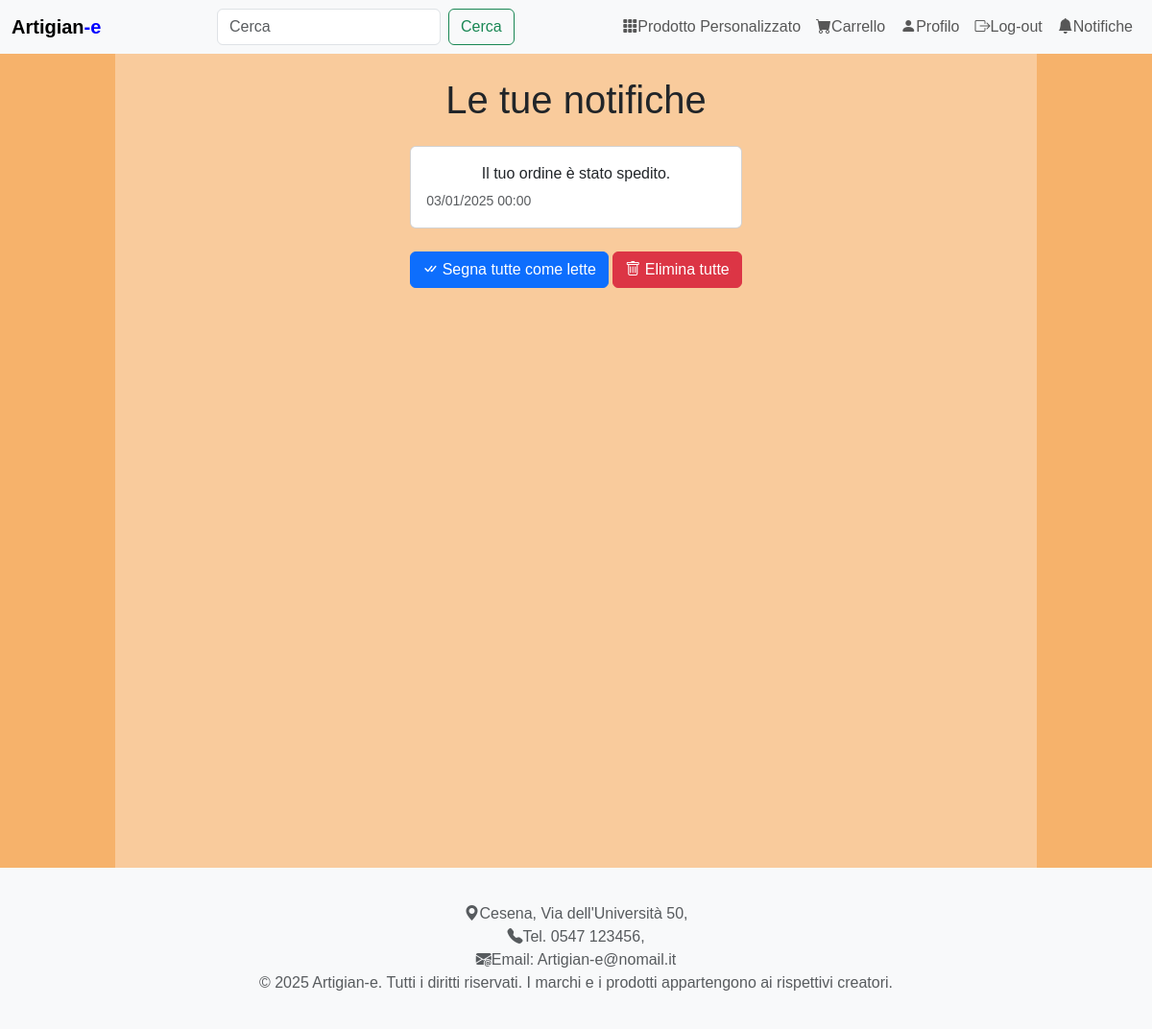
Page /pages/notifications.php (signed in) on the earlier database version.
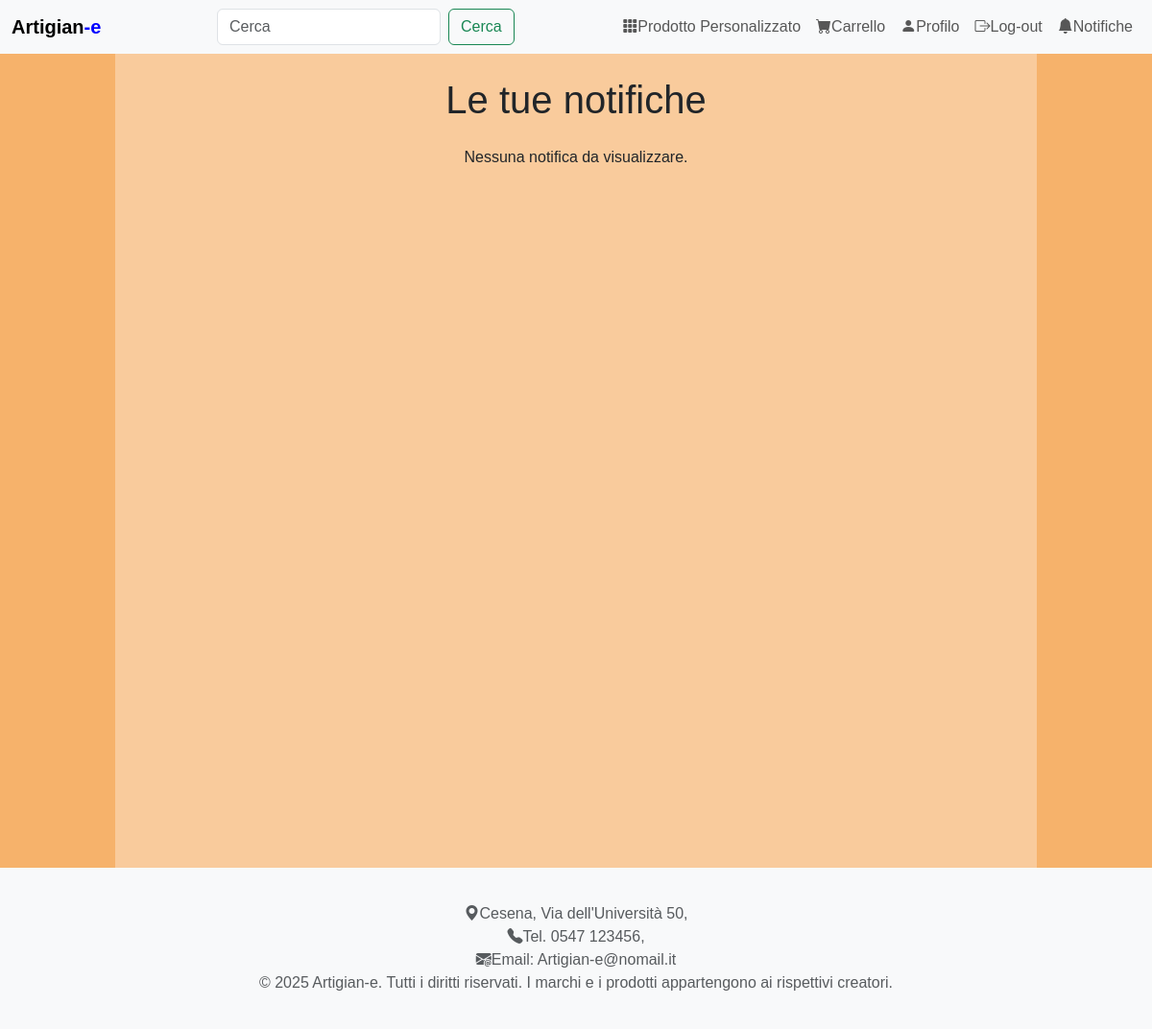
Same page on the later database version.
### tables this page shows
create table NOTIFICHE (
	NotifyID INT not null AUTO_INCREMENT,	
	Email VARCHAR(100) not null,
	Testo VARCHAR(1000) not null,
	Data_ date not null,
	Letto boolean not null,
	orderID INT,
	primary key (NotifyID));

### DataBase/Database.php (called while the page is built, shortened)
<?php
class DatabaseHelper
{
    private $db;
    public function __construct($servername, $username, $password, $dbname, $port)
    {
        $this->db = new mysqli($servername, $username, $password, $dbname, $port);
    }
    public function getNotificationsByEmail($email) {
        $query = "SELECT * FROM NOTIFICHE WHERE Email = ? ORDER BY Data_ DESC";
        $stmt = $this->db->prepare($query);
        $stmt->bind_param('s', $email);
        $stmt->execute();
        $result = $stmt->get_result();
        return $result->fetch_all(MYSQLI_ASSOC);
    }
}
?>

### includes/bootstrap.php (called while the page is built, shortened)
<?php
require_once("../database/Database.php");
$dbh = new DatabaseHelper("localhost", "root", "", "db_artigiany", 3306);

### pages/notifications.php (the view, shortened to what this page needs)
<?php
include_once("../includes/bootstrap.php");
$notifications = $dbh->getNotificationsByEmail($_SESSION['email']);
include("../includes/header.php");
?>
<main class="container my-4">
    <div class="container-page">
        <div id="main-content">
            <h1 class="text-center mb-4">Le tue notifiche</h1>
            <?php if (empty($notifications)): ?>
                <p class="text-center">Nessuna notifica da visualizzare.</p>
            <?php else: ?>
                <div class="notifications-list">
                    <?php foreach ($notifications as $notification): ?>
                        <div class="card mb-3 <?= $notification['Letto'] ? '' : 'border-primary' ?>">
                            <div class="card-body">
                                <div class="d-flex justify-content-between align-items-start">
                                    <div class="flex-grow-1">
                                        <p class="card-text mb-1"><?= htmlspecialchars($notification['Testo']) ?></p>
                                        <small class="text-muted">
                                            <?= date('d/m/Y H:i', strtotime($notification['Data_'])) ?>
                                        </small>
                                    </div>
                                </div>
                            </div>
                        </div>
                    <?php endforeach; ?>
                </div>
                <div class="mt-4 text-center">
                    <form method="POST" class="d-inline">
                        <button type="submit" name="mark_all_read" class="btn btn-primary">
                            <i class="bi bi-check-all"></i> Segna tutte come lette
                        </button>
                    </form>
                    <form method="POST" class="d-inline">
                        <button type="submit" name="delete_all_notifications" class="btn btn-danger">
                            <i class="bi bi-trash"></i> Elimina tutte
                        </button>
                    </form>
                </div>
            <?php endif; ?>
        </div>
    </div>
</main>
<?php include("../includes/footer.php"); ?>

Differences in the rows shown:
removed notifiche: Testo "Il tuo ordine è stato spedito.", Data_ "03/01/2025 00:00"
Other differences:
text no longer shown: "Segna tutte come lette Elimina tutte"
text now shown: "Nessuna notifica da visualizzare."
